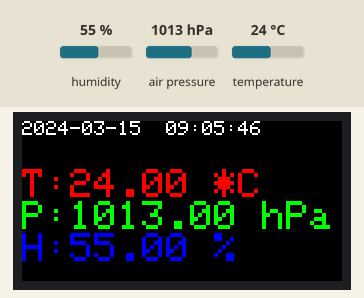
Recording of a sketch running on a simulated ESP32. On the bench: 160×80 colour display. The inputs (shaded band) are chosen by the test bench; at power-on: humidity 55 %, air pressure 1013 hPa, temperature 24 °C. The local clock reads 2024-03-15 10:24:30 at power-on unless the sketch sets it; what the sketch prints to the serial monitor is not drawn.

Above: at 1.3 s.
1.4 s: humidity set to 22 %
At 3.0 s:
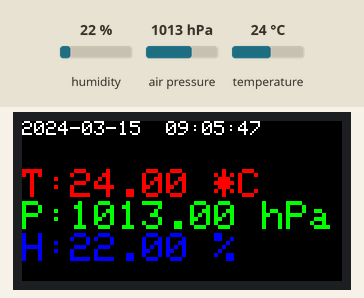
4.4 s: air pressure set to 952 hPa
At 6.1 s:
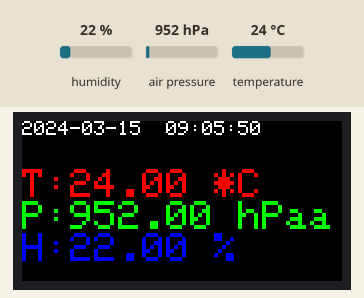
7.4 s: temperature set to 12 °C
At 9.1 s:
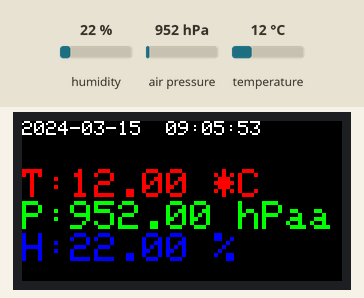
10.4 s: humidity set to 40 %
At 11.2 s:
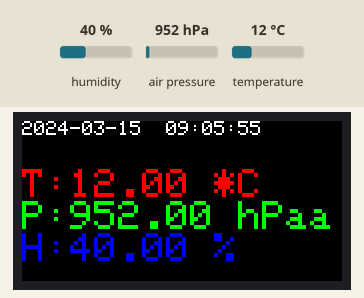
12.9 s: air pressure set to 975 hPa
At 14.3 s:
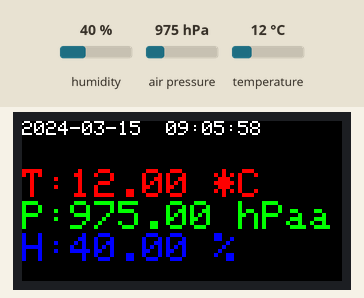
Timing chart, 0 to 15.9 s (numbered marks = the images above; inputs shaded):
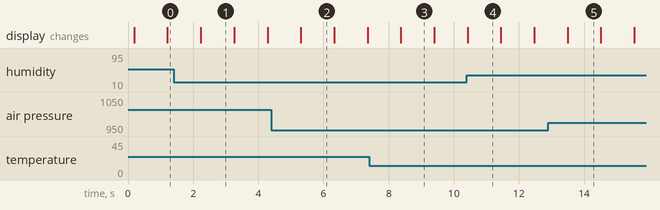

Measured:
- what the display in image 1 shows lasts 1.1 s, from 2.2 s to 3.3 s

The sketch:

M5StickC_Sensor_Data_Output.ino
```cpp
#include <M5StickC.h>
#include <SPI.h>
#include <Wire.h>

#include <Adafruit_Sensor.h>
#include <Adafruit_BME280.h>
#define SEALEVELPRESSURE_HPA (1011.25)
Adafruit_BME280 bme;           // BME280 I2C connection with M5 Stick C

RTC_TimeTypeDef RTC_TimeStruct;      // RTC modules of M5 Stick C
RTC_DateTypeDef RTC_DateStruct;

void setup() {

  M5.begin();
  Wire.begin(0, 26);

  while (!bme.begin()) {

    Serial.println("Could not find a valid BME280 sensor, check wiring!");

    M5.Lcd.println("Could not find a valid BME280 sensor, check wiring!");

  }
  M5.Lcd.setRotation(3);
  M5.Lcd.fillScreen(BLACK);

  //Setting time and date
  RTC_TimeTypeDef TimeStruct;
  TimeStruct.Hours = 9;
  TimeStruct. Minutes = 5;
  TimeStruct.Seconds = 45;
  M5.Rtc.SetTime(&TimeStruct);
  RTC_DateTypeDef DateStruct;
  DateStruct.WeekDay = 5;
  DateStruct.Month = 8;
  DateStruct.Date = 16;
  DateStruct.Year = 2019;
  M5.Rtc.SetData(&DateStruct);
}

void loop() {

  M5.Lcd.setCursor(0, 0);

  float tmp = bme.readTemperature();

  float hum = bme.readHumidity();

  float pressure = bme.readPressure() / 100.0F;

  float altitude = bme.readAltitude(SEALEVELPRESSURE_HPA);

  Serial.print(hum);
  Serial.print(",");
  Serial.print(tmp);
  Serial.print(",");
  Serial.print(pressure);
  Serial.print(",");
  Serial.println(altitude);

  displayDate();
  getTempC();
  getPressureP();
  getHumidityR();

  delay(1000);
}

void getTempC() {
  M5.Lcd.setTextColor(RED, BLACK);
  M5.Lcd.setTextSize(2);
  M5.Lcd.println(" ");
  M5.Lcd.print("T:");
  M5.Lcd.print(bme.readTemperature());
  M5.Lcd.println(" *C");
  //M5.Lcd.println(" ");
}

void getPressureP() {
  M5.Lcd.setTextColor(GREEN, BLACK);
  M5.Lcd.setTextSize(2);
  M5.Lcd.print("P:");
  M5.Lcd.print(bme.readPressure() / 100.0F);
  M5.Lcd.println(" hPa");
  //M5.Lcd.println(" ");

}

void getHumidityR() {
  M5.Lcd.setTextColor(BLUE, BLACK);
  M5.Lcd.setTextSize(2);
  M5.Lcd.print("H:");
  M5.Lcd.print(bme.readHumidity());
  M5.Lcd.println(" %");
  M5.Lcd.println(" ");
}

void getAltitude() {
  M5.Lcd.println(" ");
  //M5.Lcd.println("Altitude:");
  M5.Lcd.println(bme.readAltitude(SEALEVELPRESSURE_HPA));
  M5.Lcd.println(" m");

}

void displayDate() {
  M5.Lcd.setTextColor(WHITE, BLACK);
  M5.Lcd.setTextSize(1);
  M5.Rtc.GetTime(&RTC_TimeStruct);
  M5.Rtc.GetData(&RTC_DateStruct);
  M5.Lcd.printf("%04d-%02d-%02d  %02d:%02d:%02d\n", RTC_DateStruct.Year,     RTC_DateStruct.Month, RTC_DateStruct.Date, RTC_TimeStruct.Hours, RTC_TimeStruct.Minutes, RTC_TimeStruct.Seconds);

}
```
